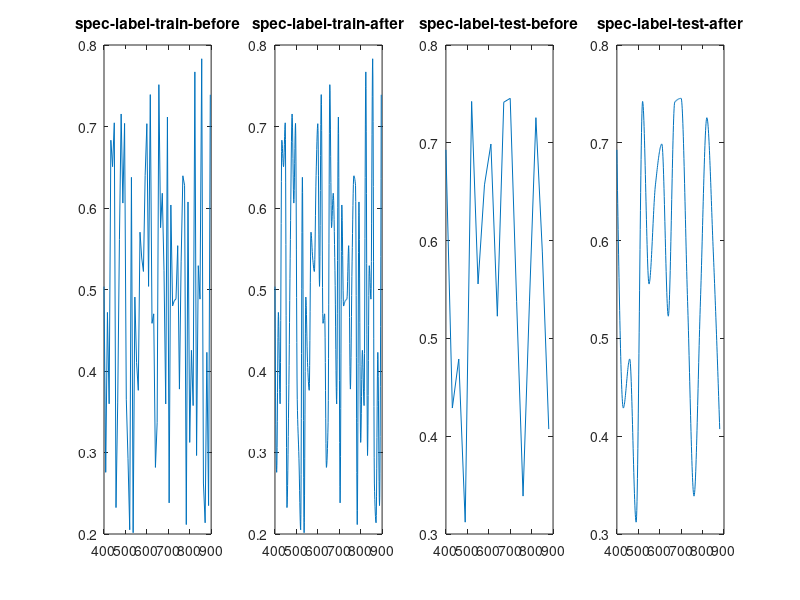

Write MATLAB code to recreate this figure.
%% theory_spectrum_label_create
clc; clear; close all;
wave_range = 400:1:900;
% training part
step_train = 8;
ip_wave_range_train = 1:step_train:size(wave_range,2);
wave_range_train = wave_range(1,ip_wave_range_train);
num_train = 20000;
spec_label_train_pre = zeros(num_train,size(wave_range_train,2));
spec_label_train = zeros(num_train,size(wave_range,2));
power_train = zeros(1,num_train);
for i = 1:num_train
    istrue_train = 0;
    while istrue_train ~=1
        spec_label_train_pre(i,:) = rand(1,size(wave_range_train,2)) * 0.6 + 0.2;
        spec_label_train(i,:) = interp1(wave_range_train,spec_label_train_pre(i,:),wave_range,'pchip');
        if max(spec_label_train(i,:))<0.82&&min(spec_label_train(i,:))>0.18
            istrue_train = 1;
            power_train(1,i) = spec_label_train(i,1);
        end
    end
end

% test part
step_test = 30;
ip_wave_range_test = 1:step_test:size(wave_range,2);
wave_range_test = wave_range(1,ip_wave_range_test);
num_test = 5000;
spec_label_test_pre = zeros(num_test,size(wave_range_test,2));
spec_label_test = zeros(num_test,size(wave_range,2));
power_test = zeros(1,num_test);
for i = 1:num_test
    istrue_test = 0;
    while istrue_test ~=1
        spec_label_test_pre(i,:) = rand(1,size(wave_range_test,2)) * 0.6 + 0.2;
        spec_label_test(i,:) = interp1(wave_range_test,spec_label_test_pre(i,:),wave_range,'pchip');
        if max(spec_label_test(i,:))<0.82&&min(spec_label_test(i,:))>0.18
            istrue_test = 1;
            power_test(1,i) = spec_label_test(i,1);
        end
    end
end

% result 
figure(1)
subplot(1,4,1);
for i = 1 %:size(spec_label_train_pre,1)
    plot(wave_range_train, spec_label_train_pre(i,:));
    hold on;
end
title('spec-label-train-before', 'Interpreter','none');
subplot(1,4,2);
for i = 1 %:size(spec_label_train,1)
    plot(wave_range, spec_label_train(i,:));
    hold on;
end
title('spec-label-train-after', 'Interpreter','none');
subplot(1,4,3);
for i = 1 % :size(spec_label_test_pre,1)
    plot(wave_range_test, spec_label_test_pre(i,:));
    hold on;
end
title('spec-label-test-before', 'Interpreter','none');
subplot(1,4,4);
for i = 1 % :size(spec_label_test,1)
    plot(wave_range, spec_label_test(i,:));
    hold on;
end
title('spec-label-test-after', 'Interpreter','none');

